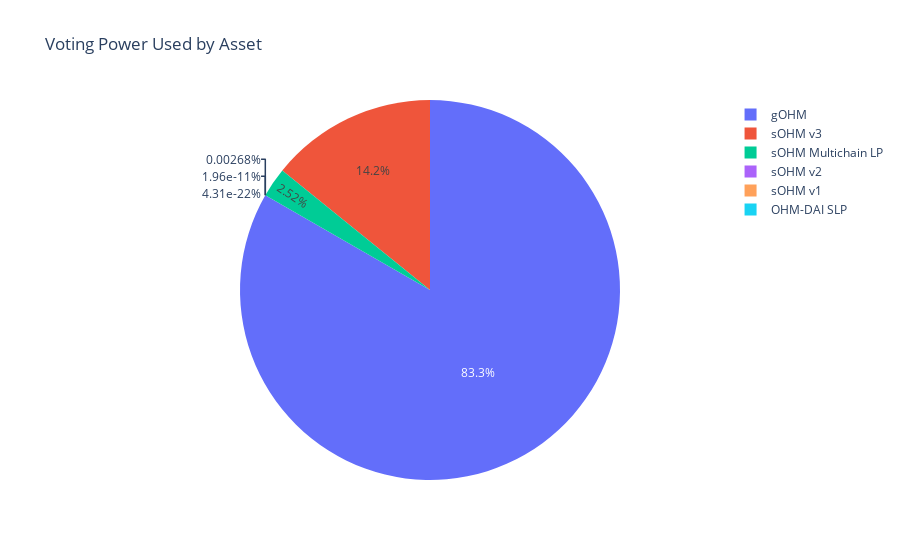

Notebook cell for this chart:
### Code cell
fig = px.pie(proposal_scores_by_strat, 
    values = 'votes', 
    names = 'asset',
    title = 'Voting Power Used by Asset'
    )
fig.show()

### Figure 1 — Plotly figure (JSON) as saved in the notebook; plotly's stock layout.template omitted (floating-point values rounded to 4 significant figures)
{"data": [{"domain": {"x": [0, 1], "y": [0, 1]}, "hovertemplate": "asset=%{label}<br>votes=%{value}<extra></extra>", "labels": ["sOHM v1", "OHM-DAI SLP", "sOHM v2", "sOHM v3", "sOHM Multichain LP", "gOHM"], "legendgroup": "", "name": "", "showlegend": true, "type": "pie", "values": [9.1e-08, 2e-18, 12.46, 65830.0, 11680.0, 386900.0]}], "layout": {"legend": {"tracegroupgap": 0}, "title": {"text": "Voting Power Used by Asset"}}}
